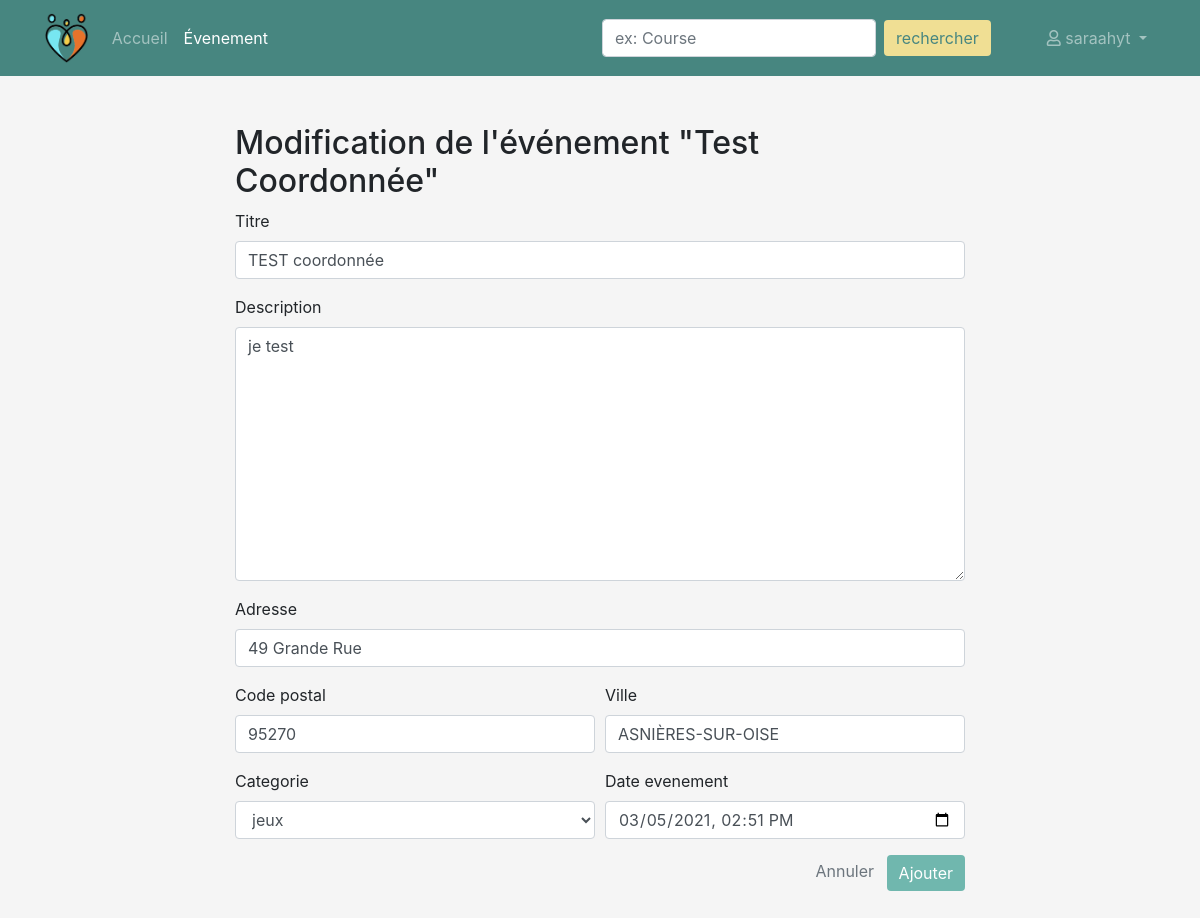
The app's page /profil/evenements/19/modifier (signed in) with its own data.
### persons/models.py (models this page shows, shortened)
class Person(models.Model):
    TYPE_PARTICULIER = 'particulier'
    TYPE_PROFESSIONNEL = 'professionnel'
    TYPE_CHOICES = (
        (TYPE_PARTICULIER, 'particulier'),
        (TYPE_PROFESSIONNEL, 'professionnel')
    )
    user = models.ForeignKey('users.User', on_delete=models.CASCADE)
    first_name = models.CharField('prenom', max_length=100)
    last_name = models.CharField('nom', max_length=100)
    birth_date = models.DateField('date naissance')
    address = models.CharField('adresse', max_length=250)
    zip_code = models.IntegerField('code postal')
    city = models.CharField('ville', max_length=50)
    country = models.CharField('pays', max_length=100)
    phone_number = PhoneNumberField('telephone')
    pseudo = models.CharField('pseudo', max_length=50)
    person_type = models.CharField('type', choices=TYPE_CHOICES, max_length=15)
    created_at = models.DateTimeField('crée à', auto_now=True)
    note = models.IntegerField('karma', null=True, blank=True)
    imageProfil = models.FileField('image', null=True, default='utilisateur-de-profil.svg')
    is_visible = models.BooleanField('est visible', default=False)

### events/models.py (models this page shows, shortened)
class Event(models.Model):
    PARTY_CATEGORY = 'soiree'
    GAME_CATEGORY = 'jeux'
    TOURISM_CATEGORY = 'tourisme'
    AREA_CATEGORY = 'plein air'
    CATEGORY_CHOICES = (
        (PARTY_CATEGORY, 'soiree'),
        (GAME_CATEGORY, 'jeux'),
        (TOURISM_CATEGORY, 'tourisme'),
        (AREA_CATEGORY, 'plein air')
    )
    person = models.ForeignKey('persons.Person', on_delete=models.CASCADE)
    title = models.CharField('titre', max_length=150)
    description = models.TextField('description')
    address = models.CharField('adresse', max_length=100)
    zip_code = models.IntegerField('code postal')
    city = models.CharField('ville', max_length=50)
    category = models.CharField('categorie', choices=CATEGORY_CHOICES, max_length=20)
    created_at = models.DateTimeField('crée à', auto_now=True)
    event_date = models.DateTimeField('date evenement', auto_now=False)
    coordonate_x = models.CharField('coordonnée X',max_length=10 ,null=True, blank=True)
    coordonate_y = models.CharField('coordonnée Y',max_length=10 , null=True, blank=True)

### events/views/events.py (the view, shortened to what this page needs)
# urls.py: path('profil/evenements/<int:event_id>/modifier', EditEventView.as_view(), name='edit-event'),
class EditEventView(PersonView):
    def get(self, request, event_id):
        user = request.user
        person = get_person_by_user(user)
        event = get_event_by_id(event_id)
        form = EventForm(instance=event)
        context = {
            'person': person,
            'form': form,
            'event': event,
            'navigation_items': navigation.navigation_items(navigation.NAV_EVENEMENT),
        }
        return render(request, 'persons/events/my_events_form.html', context)

### events/forms.py
class EventForm(forms.ModelForm):
    class Meta:
        model = Event
        exclude = ['person', 'created_at']
        widgets = {
            'event_date': forms.DateTimeInput(attrs={'type': 'datetime-local'})
        }

### events/models_helpers.py (called while the page is built)
def get_person_by_user(user):
    return Person.objects.get(user=user)

def get_event_by_id(event_id):
    return Event.objects.get(pk=event_id)

### events/navigation.py (called while the page is built)
def navigation_items(selected_item=None):
    items = []
    for name, shortcut in NAV_ITEMS:
        items.append({
            'name': name,
            'url': reverse(shortcut),
            'active': True if selected_item == name else False,
        })
    return items

### events/templates/persons/events/my_events_form.html (shortened to what this page needs)
{% extends 'persons/base_navbar.html' %}
{% load bootstrap4 %}
{% block content %}
    <div class="row my-5">
        <div class="col-8 m-auto">
            <h2>Modification de l'événement "{{ event.title|title }}" </h2>
            <form id="picker" method="post" >
                {% bootstrap_field form.title required_css_class='required' %}
                {% bootstrap_field form.description required_css_class='required' %}
                {% bootstrap_field form.address required_css_class='required' %}
                <div class="form-row">
                    <div class="col-md-6">
                        {% bootstrap_field form.zip_code required_css_class='required' %}
                    </div>
                    <div class="col-md-6">
                        {% bootstrap_field form.city required_css_class='required' %}
                    </div>
                </div>
                <div class="form-row">
                    <div class="col-md-6">
                        {% bootstrap_field form.category required_css_class='required' %}
                    </div>
                    <div class="col-md-6">
                        {% bootstrap_field form.event_date required_css_class='required' %}
                    </div>
                </div>
                <div class="text-right">
                    <a class="text-muted mr-2" href="{% url 'profil-events' %}">Annuler</a>
                    <button class="btn btn-primary text-right" type="submit">Ajouter</button>
                </div>
            </form>
        </div>
    </div>
{% endblock %}

### events/templates/persons/base_navbar.html (shortened to what this page needs)
{% extends 'persons/base.html' %}
{% load static %}
{% block header %}
    <nav class="back-nav navbar navbar-expand-lg navbar-dark bg-dark">
        <div class="container d-flex justify-content-between">
            <a class="navbar-brand" href="{% url 'home' %}"><img src="{% static 'assets/logo1.png' %}" height="50"></a>
            <div class="collapse navbar-collapse" id="navbarSupportedContent">
                <ul class="navbar-nav">
                    {% for item in navigation_items %}
                        <li class="nav-item {% if item.active %}active{% endif %}">
                            <a class="nav-link" href="{{ item.url }}">{{ item.name }}</a>
                        </li>
                    {% endfor %}
                </ul>
                <form action="{% url 'events' %}" class="form-inline my-2 my-lg-0 ml-auto mr-5" method="get">
                    <input name="q" class="form-control mr-sm-2" type="search" placeholder="ex: Course"
                           aria-label="Search">
                    <button class="search btn btn-outline-success my-2 my-sm-0" type="submit">rechercher</button>
                </form>
                <ul class="navbar-nav mr-0">
                    <li class="nav-item dropdown">
                        <a class="nav-link dropdown-toggle" href="#" id="navbarDropdownMenuLink" role="button" data-toggle="dropdown" aria-haspopup="true" aria-expanded="false">
                        <i class="far fa-user"></i> {{ person.pseudo }}
                    </a>
                    </li>
                </ul>
            </div>
        </div>
    </nav>
{% endblock %}

### events/static/css/event.css (style rules this page uses)
body { background-color: whitesmoke !important; }
.back-nav { background-color: #478680 !important; }
.search { background-color: #F0DF94 !important; color: #478680 !important; border: none !important; }
.btn-primary, .btn-outline-primary { background-color: #70B7AE !important; border: none !important; }

### records on screen
Person: pseudo "saraahyt"
Event: title "Test Coordonnée", title "TEST coordonnée", description "je test", address "49 Grande Rue", zip_code "95270", city "ASNIÈRES-SUR-OISE", category "jeux", event_date "03/05/2021 14:51"

### other values on screen
{{ item.name }} "Accueil" "Évenement"
